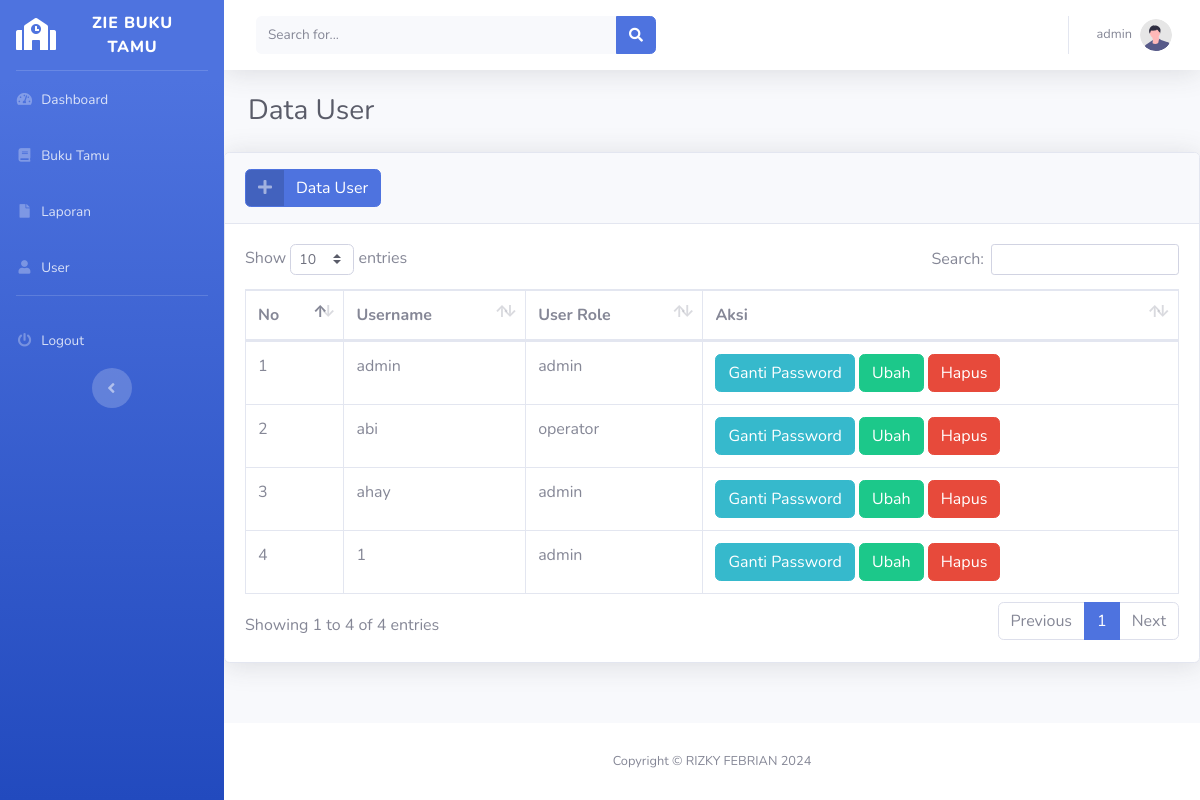
/users.php (signed in), run on the app's committed database.
### tables this page shows
CREATE TABLE `users` (
  `id_user` varchar(5) NOT NULL,
  `username` varchar(255) NOT NULL,
  `password` varchar(255) NOT NULL,
  `user_role` enum('admin','operator') NOT NULL
);

### function.php (called while the page is built, shortened)
<?php
require_once('koneksi.php');
function query($query) {
    global $koneksi;
    $result = mysqli_query($koneksi, $query);
    $rows = [];
    while ($row = mysqli_fetch_assoc($result)) {
        $rows[] = $row;
    }
    return $rows;
}
?>

### users.php (the view, shortened to what this page needs)
<?php
require_once('function.php');
include_once('templates/header.php');
?>
<div class="container-fluid">
<h1 class="h3 mb-4 text-gray-800">Data User</h1>
</div>
<div class="card shadow mb-4">
                        <div class="card-header py-3">
                            <button type="button" class="btn btn-primary btn-icon-split" data-toggle="modal" data-target="#tambahModal">
                                <span class="icon text-white-50">
                                    <i class="fas fa-plus"></i>
                                </span>
                                <span class="text">Data User</span>
                            </button>
                        </div>
                        <div class="card-body">
                            <div class="table-responsive">
                                <table class="table table-bordered" id="dataTable" width="100%" cellspacing="0">
                                    <thead>
                                        <tr>
                                            <th>No</th>
                                            <th>Username</th>
                                            <th>User Role</th>
                                            <th>Aksi</th>
                                        </tr>
                                    </thead>
                                    <tbody>
                                       <?php
                                       $no = 1;
                                       $users = query("SELECT * FROM users ");
                                       foreach ($users as $user) :?>
                                       <tr>
                                        <td><?= $no++; ?></td>
                                        <td><?= $user['username'] ?></td>
                                        <td><?= $user['user_role'] ?></td>
                                        <td>
                                            <button type="button" class="btn btn-info btn-icon-split" data-toggle="modal" data-target="#gantiPassword" data-id="<?= $user['id_user']?> ">
                                                <span class="text">Ganti Password</span>
                                            </button>
                                            <a class="btn btn-success" href="edit-user.php?id=<?= $user['id_user']?>">Ubah</a>
                                            <a onclick="return confirm('Apakah anda yakin ingin menghapus data ini?')" class="btn btn-danger" href="hapus-user.php?id=<?= $user['id_user']?>">Hapus</a>
                                        </td>
                                       </tr>
                                       <?php endforeach; ?>
                                    </tbody>
                                </table>
                            </div>
                        </div>
                    </div>
<?php
include_once('templates/footer.php')
?>

### data on the page
users: username "admin", user_role "admin"
users: username "abi", user_role "operator"
users: username "ahay", user_role "admin"
users: username "1", user_role "admin"

### other printed values
$_SESSION["username"] "admin"
